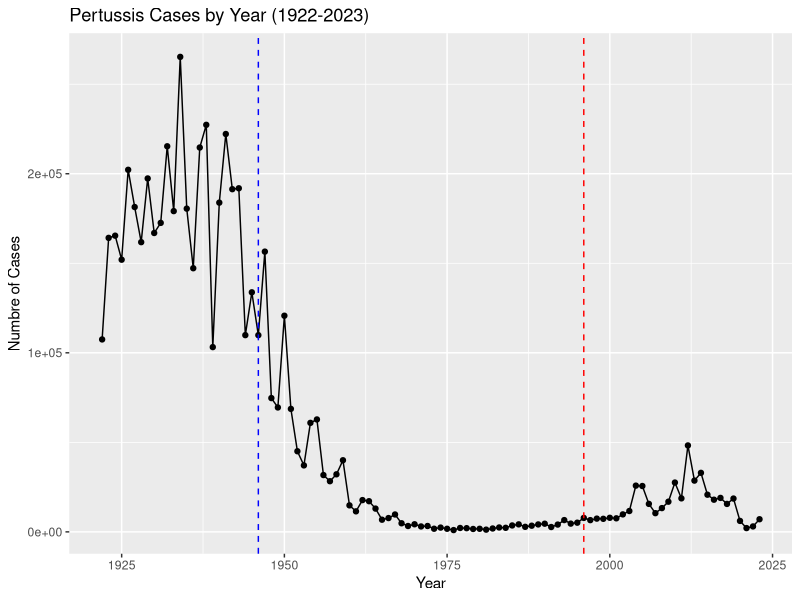

Recreate this plot in R. (Note: this script raises an error after producing the figure.)
## ---- chunk 1
library(ggplot2)
library(dplyr)
library(jsonlite)
library(lubridate)
## ---- chunk 2
cdc =data.frame(
  year = c(1922L,
           1923L,1924L,1925L,1926L,1927L,1928L,
           1929L,1930L,1931L,1932L,1933L,1934L,1935L,
           1936L,1937L,1938L,1939L,1940L,1941L,
           1942L,1943L,1944L,1945L,1946L,1947L,1948L,
           1949L,1950L,1951L,1952L,1953L,1954L,
           1955L,1956L,1957L,1958L,1959L,1960L,
           1961L,1962L,1963L,1964L,1965L,1966L,1967L,
           1968L,1969L,1970L,1971L,1972L,1973L,
           1974L,1975L,1976L,1977L,1978L,1979L,1980L,
           1981L,1982L,1983L,1984L,1985L,1986L,
           1987L,1988L,1989L,1990L,1991L,1992L,1993L,
           1994L,1995L,1996L,1997L,1998L,1999L,
           2000L,2001L,2002L,2003L,2004L,2005L,
           2006L,2007L,2008L,2009L,2010L,2011L,2012L,
           2013L,2014L,2015L,2016L,2017L,2018L,
           2019L,2020L,2021L,2022L,2023L),
  cases = c(107473,
            164191,165418,152003,202210,181411,
            161799,197371,166914,172559,215343,179135,
            265269,180518,147237,214652,227319,103188,
            183866,222202,191383,191890,109873,
            133792,109860,156517,74715,69479,120718,
            68687,45030,37129,60886,62786,31732,28295,
            32148,40005,14809,11468,17749,17135,
            13005,6799,7717,9718,4810,3285,4249,
            3036,3287,1759,2402,1738,1010,2177,2063,
            1623,1730,1248,1895,2463,2276,3589,
            4195,2823,3450,4157,4570,2719,4083,6586,
            4617,5137,7796,6564,7405,7298,7867,
            7580,9771,11647,25827,25616,15632,10454,
            13278,16858,27550,18719,48277,28639,
            32971,20762,17972,18975,15609,18617,6124,
            2116,3044,7063)
)
head(cdc)
## ---- chunk 3
ggplot(cdc) +
  aes(x=year, y=cases) +
  geom_point() +
  geom_line() +
  geom_vline(xintercept=1946, color="blue", linetype="dashed") +
  geom_vline(xintercept=1996, color="red", linetype="dashed") +
  labs(
    title="Pertussis Cases by Year (1922-2023)",
    x="Year",
    y="Numbre of Cases"
  )
## ---- chunk 4
subject <- read_json("https://www.cmi-pb.org/api/subject", simplifyVector = TRUE)
head(subject, 3)
## ---- chunk 5
n_wp = sum(subject$infancy_vac=="wP")
n_ap = sum(subject$infancy_vac=="aP")
n_m = sum(subject$biological_sex=="Female")
n_f = sum(subject$biological_sex=="Male")
## ---- chunk 6
table(subject$biological_sex, subject$race)
## ---- chunk 7
subject$age <- today() - ymd(subject$year_of_birth)

ap <- subject %>% filter(infancy_vac == "aP")
print("Age of aP individuals")
print(round( summary( time_length( ap$age, "years" ) ) ))

wp <- subject %>% filter(infancy_vac == "wP")
print("Age of wP individuals")
print(round( summary( time_length( wp$age, "years" ) ) ))
## ---- chunk 8
int <- ymd(subject$date_of_boost) - ymd(subject$year_of_birth)
age_at_boost <- time_length(int, "year")
head(age_at_boost)
## ---- chunk 9
ggplot(subject) +
  aes(time_length(age, "year"),
      fill=as.factor(infancy_vac)) +
  geom_histogram(show.legend=FALSE) +
  facet_wrap(vars(infancy_vac), nrow=2) +
  xlab("Age in years")
## ---- chunk 10
# Complete the API URLs...
specimen <- read_json("https://www.cmi-pb.org/api/specimen", simplifyVector = TRUE) 
titer <- read_json("https://www.cmi-pb.org/api/plasma_ab_titer", simplifyVector = TRUE) 
## ---- chunk 11
meta <- inner_join(specimen, subject)
dim(meta)
head(meta)
## ---- chunk 12
abdata <- inner_join(titer, meta)
dim(abdata)
head(abdata)
## ---- chunk 13
table(abdata$isotype)
## ---- chunk 14
table(abdata$dataset)
## ---- chunk 15
igg <- abdata %>% filter(isotype == "IgG")
head(igg)
## ---- chunk 16
ggplot(igg) +
  aes(MFI_normalised, antigen) +
  geom_boxplot() + 
    xlim(0,75) +
  facet_wrap(vars(visit), nrow=2)
## ---- chunk 17
ggplot(igg) +
  aes(MFI_normalised, antigen, col=infancy_vac ) +
  geom_boxplot(show.legend = FALSE) + 
  facet_wrap(vars(visit), nrow=2) +
  xlim(0,75) +
  theme_bw()
## ---- chunk 18
filter(igg, antigen=="OVA") %>%
  ggplot() +
  aes(MFI_normalised, col=infancy_vac) +
  geom_boxplot(show.legend = FALSE) +
  facet_wrap(vars(visit)) +
  theme_bw()
## ---- chunk 19
filter(igg, antigen=="PT") %>%
  ggplot() +
  aes(MFI_normalised, col=infancy_vac) +
  geom_boxplot(show.legend = FALSE) +
  facet_wrap(vars(visit)) +
  theme_bw()
## ---- chunk 20
abdata.21 <- abdata %>% filter(dataset == "2021_dataset")

abdata.21 %>% 
  filter(isotype == "IgG",  antigen == "PT") %>%
  ggplot() +
    aes(x=planned_day_relative_to_boost,
        y=MFI_normalised,
        col=infancy_vac,
        group=subject_id) +
    geom_point() +
    geom_line() +
    geom_vline(xintercept=0, linetype="dashed") +
    geom_vline(xintercept=14, linetype="dashed") +
  labs(title="2021 dataset IgG PT",
       subtitle = "Dashed lines indicate day 0 (pre-boost) and 14 (apparent peak levels)")
## ---- chunk 21
abdata.20 <- abdata %>% filter(dataset == "2020_dataset")

abdata.20 %>% 
  filter(isotype == "IgG",  antigen == "PT") %>%
  ggplot() +
    aes(x=planned_day_relative_to_boost,
        y=MFI_normalised,
        col=infancy_vac,
        group=subject_id) +
    geom_point() +
    geom_line() +
    geom_vline(xintercept=0, linetype="dashed") +
    geom_vline(xintercept=14, linetype="dashed") +
  labs(title="2020 dataset IgG PT",
       subtitle = "Dashed lines indicate day 0 (pre-boost) and 14 (apparent peak levels)")
## ---- chunk 22
url <- "https://www.cmi-pb.org/api/v2/rnaseq?versioned_ensembl_gene_id=eq.ENSG00000211896.7"
rna <- read_json(url, simplifyVector = TRUE) 
ssrna <- inner_join(rna, meta)
## ---- chunk 23
ggplot(ssrna) +
  aes(visit, tpm, group=subject_id) +
  geom_point() +
  geom_line(alpha=0.2)
## ---- chunk 24
ggplot(ssrna) +
  aes(tpm, col=infancy_vac) +
  geom_boxplot() +
  facet_wrap(vars(visit))
## ---- chunk 25
ssrna %>%  
  filter(visit==4) %>% 
  ggplot() +
    aes(tpm, col=infancy_vac) + geom_density() + 
    geom_rug() 
